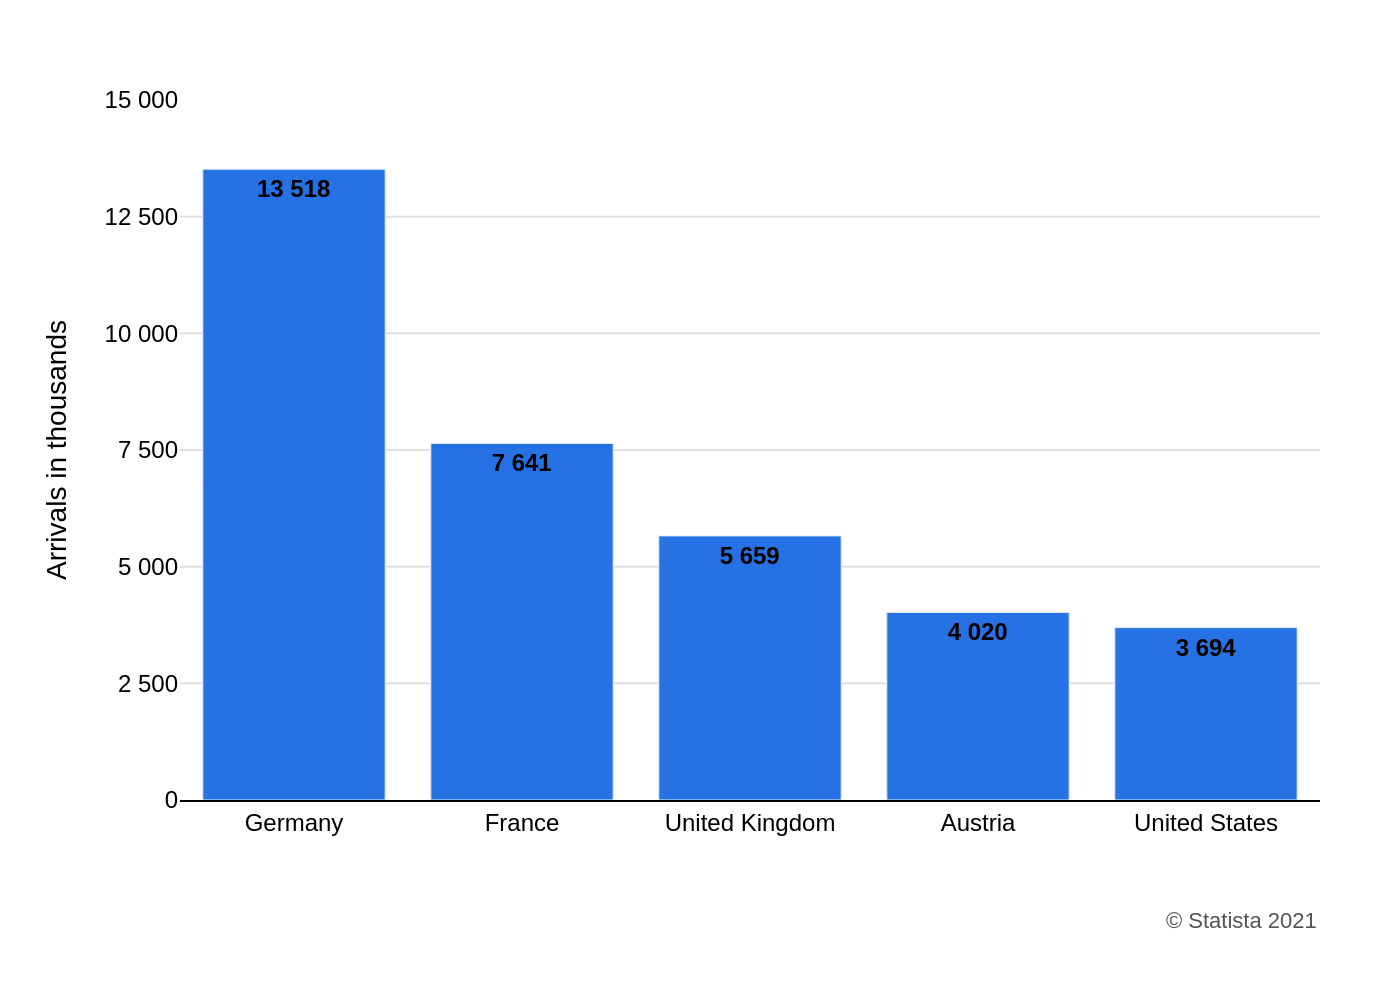

Write the Python code that produced this figure.
import sys
import json
import plotly.graph_objects as go
import pathlib

# --- 1. Load data from JSON file ---
# Check if a command-line argument is provided
if len(sys.argv) != 2:
    print("Usage: python generate_chart.py <json_file_path>")
    sys.exit(1)

# Get the JSON file path from the command-line argument
json_file_path = pathlib.Path(sys.argv[1])

# Check if the JSON file exists
if not json_file_path.is_file():
    print(f"Error: File not found at {json_file_path}")
    sys.exit(1)

# Construct the output image filename from the JSON filename
output_filename = json_file_path.with_suffix('.png').name

# Read the JSON data
with open(json_file_path, 'r', encoding='utf-8') as f:
    chart_info = json.load(f)

# Extract data, texts, and colors from the loaded JSON
chart_data = chart_info.get("chart_data", [])
texts = chart_info.get("texts", {})
colors = chart_info.get("colors", [])

# --- 2. Prepare data for Plotly ---
# Extract categories and values from chart_data, preserving order
categories = [item['category'] for item in chart_data]
values = [item['value'] for item in chart_data]

# Format bar text with a space as a thousand separator and bold tag
bar_text = [f"<b>{v:,}</b>".replace(',', ' ') for v in values]

# --- 3. Create the Plotly figure ---
# Initialize the figure
fig = go.Figure()

# Add the bar trace
fig.add_trace(go.Bar(
    x=categories,
    y=values,
    text=bar_text,
    textposition='auto',
    marker_color=colors[0],
    insidetextanchor='end'
))

# --- 4. Configure layout and styling ---
# Define y-axis tick values and format their labels
y_axis_ticks_values = [0, 2500, 5000, 7500, 10000, 12500, 15000]
y_axis_ticks_text = [f"{v:,}".replace(',', ' ') for v in y_axis_ticks_values]

fig.update_layout(
    # Chart titles (not present in this chart)
    title_text=texts.get("title"),
    title_x=0.05,

    # General styling
    plot_bgcolor='white',
    paper_bgcolor='white',
    showlegend=False,
    font=dict(family="Arial", size=12, color='black'),
    
    # X-axis styling
    xaxis=dict(
        title_text=texts.get("x_axis_title"),
        showgrid=False,
        showline=True,
        linecolor='black',
        linewidth=1,
        tickfont=dict(size=12)
    ),

    # Y-axis styling
    yaxis=dict(
        title_text=texts.get("y_axis_title"),
        showgrid=True,
        gridcolor='#E0E0E0',
        gridwidth=1,
        showline=False,
        range=[0, 15000],
        tickvals=y_axis_ticks_values,
        ticktext=y_axis_ticks_text,
        tickfont=dict(size=12)
    ),

    # Margins to prevent labels/annotations from being cut off
    margin=dict(l=90, r=40, b=100, t=50),

    # Annotations for source text
    annotations=[
        dict(
            text=texts.get("source"),
            showarrow=False,
            xref="paper", yref="paper",
            x=1.0, y=-0.15,
            xanchor='right', yanchor='top',
            font=dict(size=11, color='#555555')
        )
    ]
)

# Update trace-specific styling for text on bars
fig.update_traces(textfont_size=12, textfont_color='black')


# --- 5. Output the chart as a PNG image ---
fig.write_image(output_filename, scale=2)

print(f"Chart successfully generated and saved as {output_filename}")
